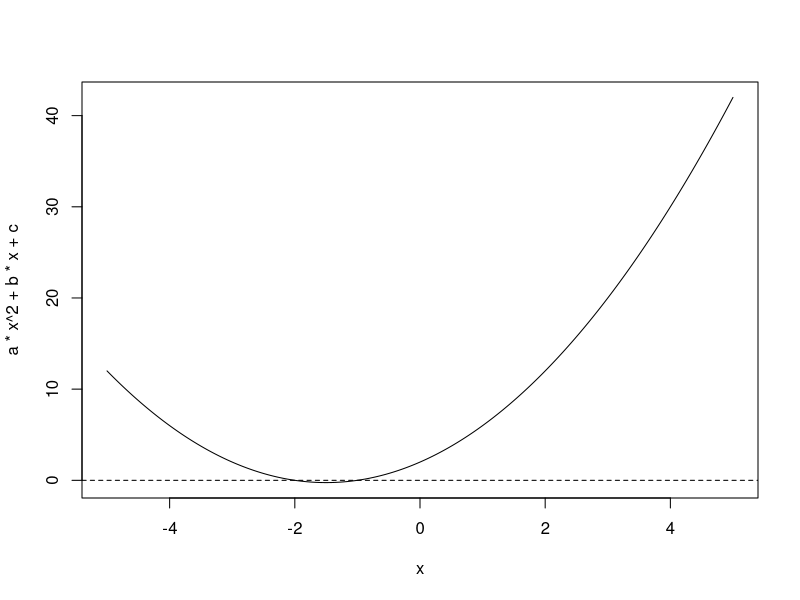

Recreate this plot in R.
## ---- chunk 1
#| echo: false
#Setting our values of a, b, and c
a <- 1
b <- 3
c <- 2
discriminant <- b^2 - 4*a*c

print(paste("The value of a is", a) ) 
print(paste("The value of b is", b) ) 
print(paste("The value of c is", c) ) 
## ---- chunk 2
#| echo: false
#Setting up a function to solve the quadratic#
solve_quadratic <- function(a, b, c) {
  discriminant <- b^2 - 4*a*c
  #Two solutions#
  if (discriminant > 0) {
    root1 <- (-b + sqrt(discriminant)) / (2*a)
    root2 <- (-b - sqrt(discriminant)) / (2*a)
    print(paste("The roots of this equation are", root1, "and", root2) )
  #One solution#  
  } else if (discriminant == 0) {
    root <- -b / (2*a)
    print(paste("The root of this equation is", root) ) 
  } else {
  #No solutions#
    realPart <- -b / (2*a)
    imagPart <- sqrt(-discriminant) / (2*a)
    print(paste("There are no roots of this equation for those values of a, b, and c") )
  }
}
solve_quadratic(a, b, c)

## ---- chunk 3
#| echo: false
print(paste("Reminder: the value of a is", a) ) 
print(paste("Reminder: the value of b is", b) ) 
print(paste("Reminder: the value of c is", c) ) 
## ---- chunk 4
#| echo: false
x <- seq(-5, 5, length = 300)
plot(x, a*x^2+b*x+c, type = "l")
abline(h = 0, lty = 2)

